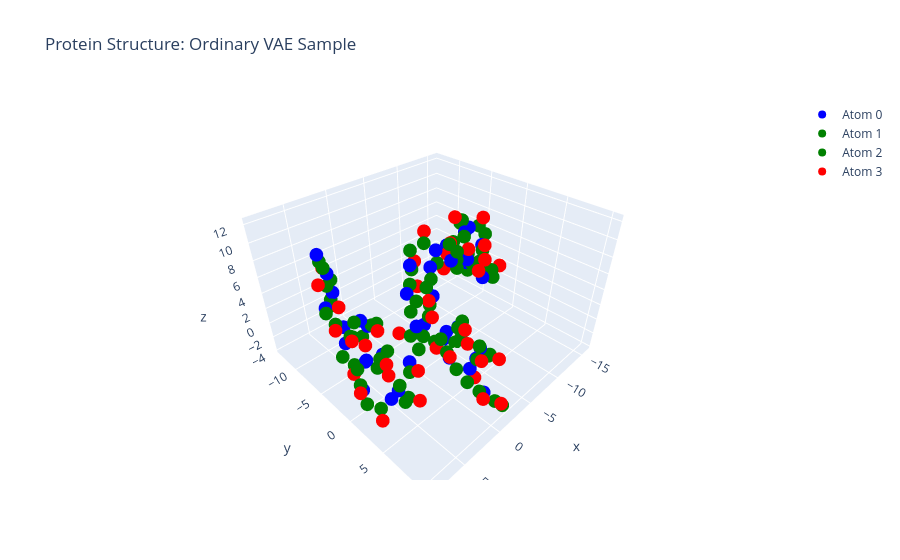

Write notebook code for a chart like this one.
### Code cell
d = samples_ordinary[0].reshape((39,4,3))
plot_protein(d, "Ordinary VAE Sample")
